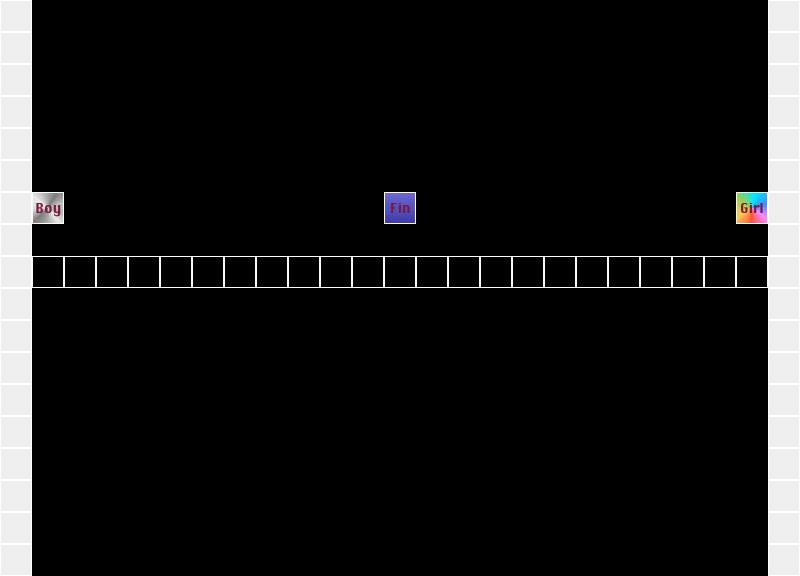

The image is a tile-based game level rendered from a .tmx file. Its description and source (layers, tilesets, objects; grid data summarised) follow:
An orthogonal 25x18 tile map with 32x32 px tiles, 1 tile layer (level).

<map version="1.0" orientation="orthogonal" width="25" height="18" tilewidth="32" tileheight="32">
 <properties>
  <property name="end" value="but, she turned green, I was the poison now" />
  <property name="start" value="we met again 1 night" />
 </properties>
 <tileset firstgid="1" name="1" tilewidth="32" tileheight="32">
  <image source="tilesheet.jpg" width="192" height="96" />
 </tileset>
 <layer name="level" width="25" height="18">
  <data>[450 cells, 62 non-empty, 5 distinct tile ids]</data>
 </layer>
</map>